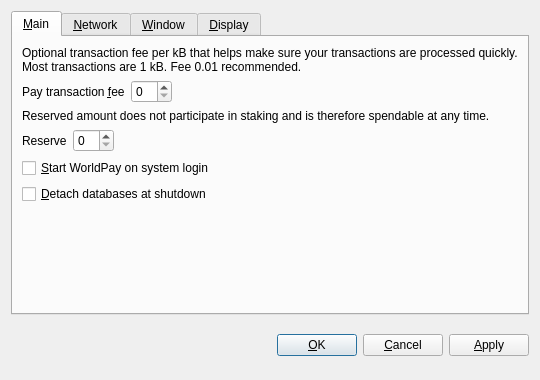
<?xml version="1.0" encoding="UTF-8"?>
<ui version="4.0">
 <class>OptionsDialog</class>
 <widget class="QDialog" name="OptionsDialog">
  <property name="geometry">
   <rect>
    <x>0</x>
    <y>0</y>
    <width>540</width>
    <height>380</height>
   </rect>
  </property>
  <property name="windowTitle">
   <string>Options</string>
  </property>
  <property name="modal">
   <bool>true</bool>
  </property>
  <layout class="QVBoxLayout" name="verticalLayout">
   <item>
    <widget class="QTabWidget" name="tabWidget">
     <property name="tabPosition">
      <enum>QTabWidget::North</enum>
     </property>
     <property name="currentIndex">
      <number>0</number>
     </property>
     <widget class="QWidget" name="tabMain">
      <attribute name="title">
       <string>&amp;Main</string>
      </attribute>
      <layout class="QVBoxLayout" name="verticalLayout_Main">
       <item>
        <widget class="QLabel" name="transactionFeeInfoLabel">
         <property name="text">
          <string>Optional transaction fee per kB that helps make sure your transactions are processed quickly. Most transactions are 1 kB. Fee 0.01 recommended.</string>
         </property>
         <property name="textFormat">
          <enum>Qt::PlainText</enum>
         </property>
         <property name="wordWrap">
          <bool>true</bool>
         </property>
        </widget>
       </item>
       <item>
        <layout class="QHBoxLayout" name="horizontalLayoutFee">
         <item>
          <widget class="QLabel" name="transactionFeeLabel">
           <property name="text">
            <string>Pay transaction &amp;fee</string>
           </property>
           <property name="textFormat">
            <enum>Qt::PlainText</enum>
           </property>
           <property name="buddy">
            <cstring>transactionFee</cstring>
           </property>
          </widget>
         </item>
         <item>
          <widget class="BitcoinAmountField" name="transactionFee"/>
         </item>
         <item>
          <spacer name="horizontalSpacerFee">
           <property name="orientation">
            <enum>Qt::Horizontal</enum>
           </property>
           <property name="sizeHint" stdset="0">
            <size>
             <width>40</width>
             <height>20</height>
            </size>
           </property>
          </spacer>
         </item>
        </layout>
       </item>
       <item>
        <widget class="QLabel" name="reserveBalanceInfoLabel">
         <property name="text">
          <string>Reserved amount does not participate in staking and is therefore spendable at any time.</string>
         </property>
         <property name="textFormat">
          <enum>Qt::PlainText</enum>
         </property>
         <property name="wordWrap">
          <bool>true</bool>
         </property>
        </widget>
       </item>
       <item>
        <layout class="QHBoxLayout" name="horizontalLayoutReserveBalance">
         <item>
          <widget class="QLabel" name="reserveBalanceLabel">
           <property name="text">
            <string>Reserve</string>
           </property>
           <property name="textFormat">
            <enum>Qt::PlainText</enum>
           </property>
           <property name="buddy">
            <cstring>reserveBalance</cstring>
           </property>
          </widget>
         </item>
         <item>
          <widget class="BitcoinAmountField" name="reserveBalance"/>
         </item>
         <item>
          <spacer name="horizontalSpacerReserveBalance">
           <property name="orientation">
            <enum>Qt::Horizontal</enum>
           </property>
           <property name="sizeHint" stdset="0">
            <size>
             <width>40</width>
             <height>20</height>
            </size>
           </property>
          </spacer>
         </item>
        </layout>
       </item>
       <item>
        <widget class="QCheckBox" name="bitcoinAtStartup">
         <property name="toolTip">
          <string>Automatically start WorldPay after logging in to the system.</string>
         </property>
         <property name="text">
          <string>&amp;Start WorldPay on system login</string>
         </property>
        </widget>
       </item>
       <item>
        <widget class="QCheckBox" name="detachDatabases">
         <property name="toolTip">
          <string>Detach block and address databases at shutdown. This means they can be moved to another data directory, but it slows down shutdown. The wallet is always detached.</string>
         </property>
         <property name="text">
          <string>&amp;Detach databases at shutdown</string>
         </property>
        </widget>
       </item>
       <item>
        <spacer name="verticalSpacer_Main">
         <property name="orientation">
          <enum>Qt::Vertical</enum>
         </property>
         <property name="sizeHint" stdset="0">
          <size>
           <width>20</width>
           <height>40</height>
          </size>
         </property>
        </spacer>
       </item>
      </layout>
     </widget>
     <widget class="QWidget" name="tabNetwork">
      <attribute name="title">
       <string>&amp;Network</string>
      </attribute>
      <layout class="QVBoxLayout" name="verticalLayout_Network">
       <item>
        <widget class="QCheckBox" name="mapPortUpnp">
         <property name="toolTip">
          <string>Automatically open the WorldPay client port on the router. This only works when your router supports UPnP and it is enabled.</string>
         </property>
         <property name="text">
          <string>Map port using &amp;UPnP</string>
         </property>
        </widget>
       </item>
       <item>
        <widget class="QCheckBox" name="connectSocks">
         <property name="toolTip">
          <string>Connect to the WorldPay network through a SOCKS proxy (e.g. when connecting through Tor).</string>
         </property>
         <property name="text">
          <string>&amp;Connect through SOCKS proxy:</string>
         </property>
        </widget>
       </item>
       <item>
        <layout class="QHBoxLayout" name="horizontalLayout_Network">
         <item>
          <widget class="QLabel" name="proxyIpLabel">
           <property name="text">
            <string>Proxy &amp;IP:</string>
           </property>
           <property name="textFormat">
            <enum>Qt::PlainText</enum>
           </property>
           <property name="buddy">
            <cstring>proxyIp</cstring>
           </property>
          </widget>
         </item>
         <item>
          <widget class="QValidatedLineEdit" name="proxyIp">
           <property name="maximumSize">
            <size>
             <width>140</width>
             <height>16777215</height>
            </size>
           </property>
           <property name="toolTip">
            <string>IP address of the proxy (e.g. 127.0.0.1)</string>
           </property>
          </widget>
         </item>
         <item>
          <widget class="QLabel" name="proxyPortLabel">
           <property name="text">
            <string>&amp;Port:</string>
           </property>
           <property name="textFormat">
            <enum>Qt::PlainText</enum>
           </property>
           <property name="buddy">
            <cstring>proxyPort</cstring>
           </property>
          </widget>
         </item>
         <item>
          <widget class="QLineEdit" name="proxyPort">
           <property name="maximumSize">
            <size>
             <width>55</width>
             <height>16777215</height>
            </size>
           </property>
           <property name="toolTip">
            <string>Port of the proxy (e.g. 9050)</string>
           </property>
          </widget>
         </item>
         <item>
          <widget class="QLabel" name="socksVersionLabel">
           <property name="text">
            <string>SOCKS &amp;Version:</string>
           </property>
           <property name="textFormat">
            <enum>Qt::PlainText</enum>
           </property>
           <property name="buddy">
            <cstring>socksVersion</cstring>
           </property>
          </widget>
         </item>
         <item>
          <widget class="QValueComboBox" name="socksVersion">
           <property name="toolTip">
            <string>SOCKS version of the proxy (e.g. 5)</string>
           </property>
          </widget>
         </item>
         <item>
          <spacer name="horizontalSpacer_Network">
           <property name="orientation">
            <enum>Qt::Horizontal</enum>
           </property>
           <property name="sizeHint" stdset="0">
            <size>
             <width>40</width>
             <height>20</height>
            </size>
           </property>
          </spacer>
         </item>
        </layout>
       </item>
       <item>
        <spacer name="verticalSpacer_Network">
         <property name="orientation">
          <enum>Qt::Vertical</enum>
         </property>
         <property name="sizeHint" stdset="0">
          <size>
           <width>20</width>
           <height>40</height>
          </size>
         </property>
        </spacer>
       </item>
      </layout>
     </widget>
     <widget class="QWidget" name="tabWindow">
      <attribute name="title">
       <string>&amp;Window</string>
      </attribute>
      <layout class="QVBoxLayout" name="verticalLayout_Window">
       <item>
        <widget class="QCheckBox" name="minimizeToTray">
         <property name="toolTip">
          <string>Show only a tray icon after minimizing the window.</string>
         </property>
         <property name="text">
          <string>&amp;Minimize to the tray instead of the taskbar</string>
         </property>
        </widget>
       </item>
       <item>
        <widget class="QCheckBox" name="minimizeOnClose">
         <property name="toolTip">
          <string>Minimize instead of exit the application when the window is closed. When this option is enabled, the application will be closed only after selecting Quit in the menu.</string>
         </property>
         <property name="text">
          <string>M&amp;inimize on close</string>
         </property>
        </widget>
       </item>
       <item>
        <spacer name="verticalSpacer_Window">
         <property name="orientation">
          <enum>Qt::Vertical</enum>
         </property>
         <property name="sizeHint" stdset="0">
          <size>
           <width>20</width>
           <height>40</height>
          </size>
         </property>
        </spacer>
       </item>
      </layout>
     </widget>
     <widget class="QWidget" name="tabDisplay">
      <attribute name="title">
       <string>&amp;Display</string>
      </attribute>
      <layout class="QVBoxLayout" name="verticalLayout_Display">
       <item>
        <layout class="QHBoxLayout" name="horizontalLayout_1_Display">
         <item>
          <widget class="QLabel" name="langLabel">
           <property name="text">
            <string>User Interface &amp;language:</string>
           </property>
           <property name="textFormat">
            <enum>Qt::PlainText</enum>
           </property>
           <property name="buddy">
            <cstring>lang</cstring>
           </property>
          </widget>
         </item>
         <item>
          <widget class="QValueComboBox" name="lang">
           <property name="toolTip">
            <string>The user interface language can be set here. This setting will take effect after restarting WorldPay.</string>
           </property>
          </widget>
         </item>
        </layout>
       </item>
       <item>
        <layout class="QHBoxLayout" name="horizontalLayout_2_Display">
         <item>
          <widget class="QLabel" name="unitLabel">
           <property name="text">
            <string>&amp;Unit to show amounts in:</string>
           </property>
           <property name="textFormat">
            <enum>Qt::PlainText</enum>
           </property>
           <property name="buddy">
            <cstring>unit</cstring>
           </property>
          </widget>
         </item>
         <item>
          <widget class="QValueComboBox" name="unit">
           <property name="toolTip">
            <string>Choose the default subdivision unit to show in the interface and when sending coins.</string>
           </property>
          </widget>
         </item>
        </layout>
       </item>
       <item>
        <widget class="QCheckBox" name="displayAddresses">
         <property name="toolTip">
          <string>Whether to show WorldPay addresses in the transaction list or not.</string>
         </property>
         <property name="text">
          <string>&amp;Display addresses in transaction list</string>
         </property>
        </widget>
       </item>
       <item>
        <widget class="QCheckBox" name="coinControlFeatures">
         <property name="toolTip">
          <string>Whether to show coin control features or not.</string>
         </property>
         <property name="text">
          <string>Display coin &amp;control features (experts only!)</string>
         </property>
        </widget>
       </item>
       <item>
        <spacer name="verticalSpacer_Display">
         <property name="orientation">
          <enum>Qt::Vertical</enum>
         </property>
         <property name="sizeHint" stdset="0">
          <size>
           <width>20</width>
           <height>40</height>
          </size>
         </property>
        </spacer>
       </item>
      </layout>
     </widget>
    </widget>
   </item>
   <item>
    <layout class="QHBoxLayout" name="horizontalLayout_Buttons">
     <item>
      <spacer name="horizontalSpacer_1">
       <property name="orientation">
        <enum>Qt::Horizontal</enum>
       </property>
       <property name="sizeHint" stdset="0">
        <size>
         <width>40</width>
         <height>48</height>
        </size>
       </property>
      </spacer>
     </item>
     <item>
      <widget class="QLabel" name="statusLabel">
       <property name="font">
        <font>
         <weight>75</weight>
         <bold>true</bold>
        </font>
       </property>
       <property name="text">
        <string/>
       </property>
       <property name="textFormat">
        <enum>Qt::PlainText</enum>
       </property>
       <property name="wordWrap">
        <bool>true</bool>
       </property>
      </widget>
     </item>
     <item>
      <spacer name="horizontalSpacer_2">
       <property name="orientation">
        <enum>Qt::Horizontal</enum>
       </property>
       <property name="sizeHint" stdset="0">
        <size>
         <width>40</width>
         <height>48</height>
        </size>
       </property>
      </spacer>
     </item>
     <item>
      <widget class="QPushButton" name="okButton">
       <property name="text">
        <string>&amp;OK</string>
       </property>
      </widget>
     </item>
     <item>
      <widget class="QPushButton" name="cancelButton">
       <property name="text">
        <string>&amp;Cancel</string>
       </property>
       <property name="autoDefault">
        <bool>false</bool>
       </property>
      </widget>
     </item>
     <item>
      <widget class="QPushButton" name="applyButton">
       <property name="text">
        <string>&amp;Apply</string>
       </property>
       <property name="autoDefault">
        <bool>false</bool>
       </property>
      </widget>
     </item>
    </layout>
   </item>
  </layout>
 </widget>
 <customwidgets>
  <customwidget>
   <class>BitcoinAmountField</class>
   <extends>QSpinBox</extends>
   <header>bitcoinamountfield.h</header>
  </customwidget>
  <customwidget>
   <class>QValueComboBox</class>
   <extends>QComboBox</extends>
   <header>qvaluecombobox.h</header>
  </customwidget>
  <customwidget>
   <class>QValidatedLineEdit</class>
   <extends>QLineEdit</extends>
   <header>qvalidatedlineedit.h</header>
  </customwidget>
 </customwidgets>
 <resources/>
 <connections/>
</ui>
